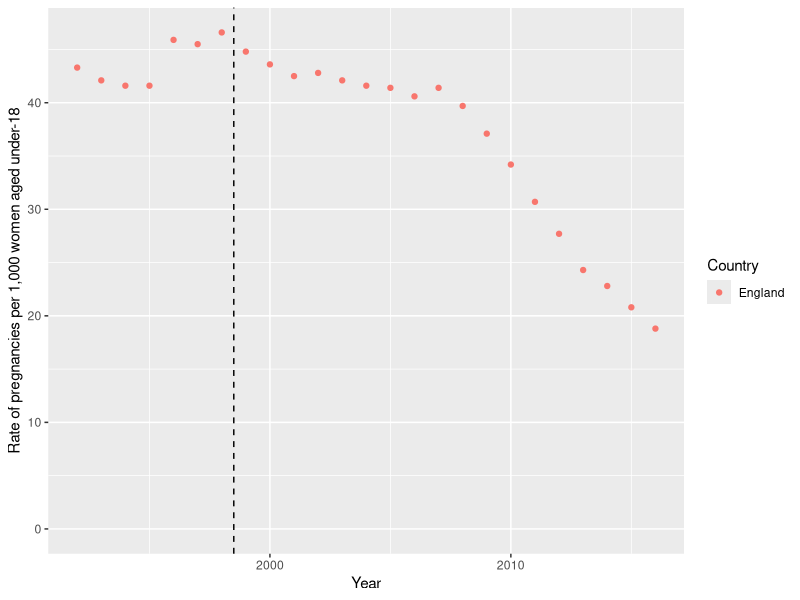

R code for this plot:
#' 
#' Interrupted Time Series Analysis - England's Teenage Pregnancy Strategy
#' 
#' Interrupted time series analyses provide a method for evaluating the impact
#' of an exposure on a measured outcome. They have the advantage that they 
#' compare before/after trends and therefore don't *need* a control group (but
#' controls can be used for more robust comparisons - as we shall see). They can
#' account for baseline trends and therefore control for some degree of secular
#' change. One limitation is they are succeptible to other exposures producing
#' spurious results, but controls can be used to overcome this.
#' 
#' There are several ways of doing an ITS analysis.
#' 
#' For more
#' 
#' 
#' 
#' 
#' 
#' 
#' 

# Introduction - The Teenage Pregnancy Strategy --------------------------
#' The Teenage Pregnancy Strategy (TPS) was launched in England in 1999 to
#' address high rates of teenage pregnancy. A stated goal was a 50% reduction in
#' under-18 pregnancy rates.

# Loading required packages
## In this 
library(tidyverse)

# Loading data
# The main dataset we will use here is under-18 pregnancy rates in England from
# 1992 to 2016 (data available from www.ons.gov.uk). If the TPS had had an
# effect on teenage pregnancy rates, we would expect to see a change in this
# target population and outcome.

# load the data and have a look
england <- read_csv("data/England.csv")

england

# Country: here only England data is included (to denote 'exposed' unit)
# Year: from earliest observation (1992) to latest (2016)
# preg_rate: rate of pregnancies to women aged under-18 per 1,000

# Let's have a look at the data in a scatter plot

england %>% 
  ggplot(aes(x = Year, y = preg_rate, colour = Country)) +
  geom_point() +
  # Add in a line between 1998 and 1999 to mark Strategy launch
  geom_vline(xintercept = 1998.5, linetype = "dashed") +
  # Label to make axis clearer and include 0 in y axis range
  ylab("Rate of pregnancies per 1,000 women aged under-18") +
  ylim(0, NA)

# What do you notice about pregnancy rate trends before and after the 1999
# Strategy launch?
# Are these trends (roughly) linear?

# It seems that an interrupted time series model could work here to detect
# changes in pregnancy rates consistent with the launch of the strategy. I
# propose that a slope change at 1999 best represents the impact model seen here
# (see Lopez et al., 2017; Figure 2). Do you agree?


# Fitting a linear model --------------------------------------------------


